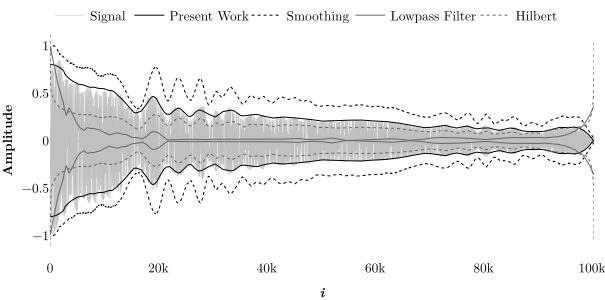

Write Python code to recreate this figure.
import plotly.graph_objects as go
import numpy as np
from scipy.interpolate import interp1d
# import numpy.polynomial.polynomial as poly
import wave
from scipy.signal import savgol_filter, hilbert
import os
from pathlib import Path
import sys
sys.path.append("c:/Users/tesse/Desktop/Files/Dropbox/0_Thesis/Python")
import signal_envelope as se
# from plotly.subplots import make_subplots
from timeit import default_timer as timer



def read_wav(path): 
  """returns signal & fps"""
  wav = wave.open(path , 'r')
  signal = np.frombuffer(wav.readframes(-1) , np.int16)
  fps = wav.getframerate()
  return signal, fps




'''==============='''
''' Read wav file '''
'''==============='''
name = "bend"
parent_path = str(Path(os.path.abspath('./')).parents[0])
path = f"{parent_path}/Python/Samples/{name}.wav"
print(path)

W, fps = read_wav(path)

W = W - np.average(W)
amplitude = np.max(np.abs(W))
W = W / amplitude
n = W.size
print(f"n={n}")
X = np.arange(n)

# '''==============='''
# '''    Sinusoid   '''
# '''==============='''
# FT = np.fft.rfft(W)# * 2 / n
# PW = np.abs(FT)
# f = np.argmax(PW)
# p = np.angle(FT[f])

# S = np.cos(p + 2 * np.pi * f * X / n)

'''==============='''
'''    Snowball   '''
'''==============='''
start = timer()
pos_frontierX, neg_frontierX = se.get_frontiers(W)
pos_frontierY, neg_frontierY = W[pos_frontierX], W[neg_frontierX]
frontierX = np.concatenate([pos_frontierX, neg_frontierX])
frontierY = np.concatenate([pos_frontierY, np.abs(neg_frontierY)])

idxs = np.argsort(frontierX)
frontierX = frontierX[idxs]
frontierY = frontierY[idxs]

f = interp1d(frontierX, frontierY, kind="linear", fill_value="extrapolate", assume_sorted=False)

smooth_frontierY = savgol_filter(f(X), 5000 + 1, 2)

lms = np.average((np.abs(W) - smooth_frontierY * 0.5)**2)

envX = [x for x in X]
envY = [y for y in smooth_frontierY]
envX = envX + [None] + envX
envY = envY + [None] + [-y for y in envY]

print(f"This work: lms ={lms}, time={timer() - start}")
'''==============='''
'''   Smoothing   '''
'''==============='''
start = timer()
envY_smooth = savgol_filter(np.abs(W), 3000 + 1, 3)
envY_smooth = np.abs(envY_smooth) / np.max(np.abs(envY_smooth))
lms_smooth = np.average((np.abs(W) - envY_smooth * 0.5)**2)
envY_smooth = [y for y in envY_smooth] + [None] + [-y for y in envY_smooth]

print(f"Smoothing: lms ={lms_smooth}, time={timer() - start}")
'''==============='''
'''    Lowpass    '''
'''==============='''
start = timer()
FT = np.fft.rfft(W)

FT[200 :] = (0.0 + 0.0 * 1j)
# # FT = FT / np.max(FT)

W_lowpass = np.fft.irfft(FT)


sign = np.sign(W_lowpass[0])
x = 1
while np.sign(W_lowpass[x]) == sign:
  x += 1
x0 = x + 1
sign = np.sign(W_lowpass[x0])

posX = []
posY = []
negX = []
negY = []
for x in range(x0, W_lowpass.size):
  if np.sign(W_lowpass[x]) != sign: # Prospective pulse
    if x - x0 > 2:          # Not noise
      xp = x0 + np.argmax(np.abs(W[x0 : x]))
      yp = W_lowpass[xp]
      if np.sign(yp) >= 0:
        posX.append(xp)
        posY.append(yp)
      else:
        negX.append(xp)
        negY.append(yp)
    x0 = x
    sign = np.sign(W[x])

posX, posY, negX, negY = np.array(posX), np.array(posY), np.array(negX), np.array(negY)

frontierX = np.concatenate([posX, negX])
frontierY = np.concatenate([posY, np.abs(negY)])

idxs = np.argsort(frontierX)
frontierX = frontierX[idxs]
frontierY = frontierY[idxs]

f = interp1d(frontierX, frontierY, kind="linear", fill_value="extrapolate", assume_sorted=False)

# envY_lowpass = savgol_filter(f(X), 50000 + 1, 2)
envY_lowpass = savgol_filter(f(X), 5000 + 1, 2)
envY_lowpass = envY_lowpass / np.max(np.abs(envY_lowpass))
lms_lowpass = np.average((np.abs(W) - envY_lowpass * 0.5)**2)
envY_lowpass = [y for y in envY_lowpass] + [None] + [-y for y in envY_lowpass]

print(f"Lowpass:   lms ={lms_lowpass}, time={timer() - start}")
'''==============='''
'''    Hilbert    '''
'''==============='''
start = timer()
analytic_signal = hilbert(savgol_filter(np.abs(W), 3000 + 1, 3))
envY_hilbert = np.abs(analytic_signal)
lms_hilbert = np.average((np.abs(W) - envY_hilbert * 0.5)**2)
envY_hilbert = [y for y in envY_hilbert] + [None] + [-y for y in envY_hilbert]

print(f"Hilbert:   lms ={lms_hilbert}, time={timer() - start}")
# exit()
'''============================================================================'''
'''                                    PLOT FT                                    '''
'''============================================================================'''
FONT = dict(
    family="Latin Modern Roman",
    color="black",
    size=13.3333
  )

'''Plotting'''
fig = go.Figure()
fig.layout.template ="plotly_white" 
fig.update_layout(
  xaxis_title="<b><i>i</i></b>",
  yaxis_title="<b>Amplitude</b>",
  legend=dict(orientation='h', yanchor='top', xanchor='left', y=1.1),
  margin=dict(l=0, r=0, b=0, t=0),
  font=FONT,
  titlefont=FONT
)
fig.layout.xaxis.title.font=FONT
fig.layout.yaxis.title.font=FONT
fig.update_xaxes(showline=False, showgrid=False, zeroline=False)
fig.update_yaxes(showline=False, showgrid=False, zerolinewidth=2, zerolinecolor='gray')



fig.update_xaxes(showline=False, showgrid=False, zeroline=False)#, range=[0, 5000])
fig.update_yaxes(showline=False, showgrid=False, zerolinewidth=1, zerolinecolor='silver')#, range=[0, 0.005])


fig.add_trace(
  go.Scatter(
    name="Signal", # <|<|<|<|<|<|<|<|<|<|<|<|
    x=X,
    y=W,
    mode="lines",
    line=dict(width=.5, color="silver"),
  )
)


fig.add_trace(
  go.Scatter(
    name="Present Work", # <|<|<|<|<|<|<|<|<|<|<|<|
    x=envX,
    y=envY,
    mode="lines",
    line=dict(width=1, color="black"),
  )
)


fig.add_trace(
  go.Scatter(
    name="Smoothing", # <|<|<|<|<|<|<|<|<|<|<|<|
    x=envX,
    y=envY_smooth,
    mode="lines",
    line=dict(width=1, color="black", dash='dot'),
  )
)


fig.add_trace(
  go.Scatter(
    name="Lowpass Filter", # <|<|<|<|<|<|<|<|<|<|<|<|
    x=envX,
    y=envY_lowpass,
    mode="lines",
    line=dict(width=1, color="dimgray", dash='solid'),
  )
)

fig.add_trace(
  go.Scatter(
    name="Hilbert", # <|<|<|<|<|<|<|<|<|<|<|<|
    x=envX,
    y=envY_hilbert,
    mode="lines",
    line=dict(width=1, color="dimgray", dash='dot'),
  )
)

# fig.show()
save_name = "./imgs/" + sys.argv[0].split('/')[-1].replace(".py", ".svg")
fig.write_image(save_name, width=605, height=300, engine="kaleido", format="svg")
print("saved:", save_name)
